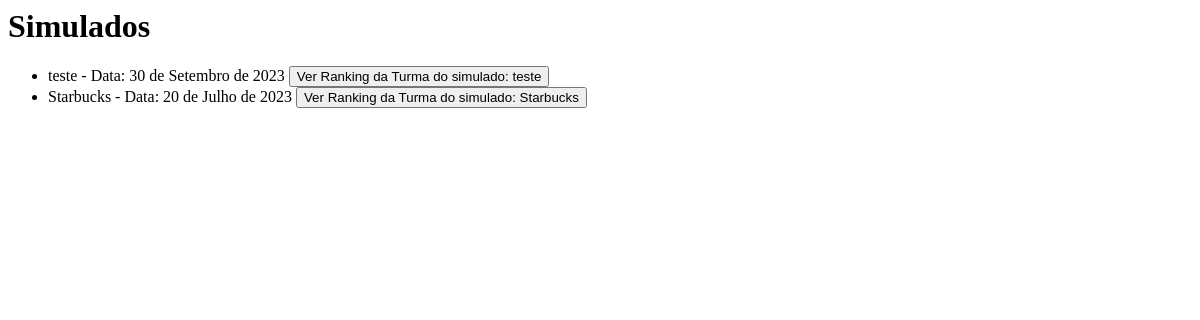
Page /cadastros/responsavel/ (signed in) on the earlier database version.
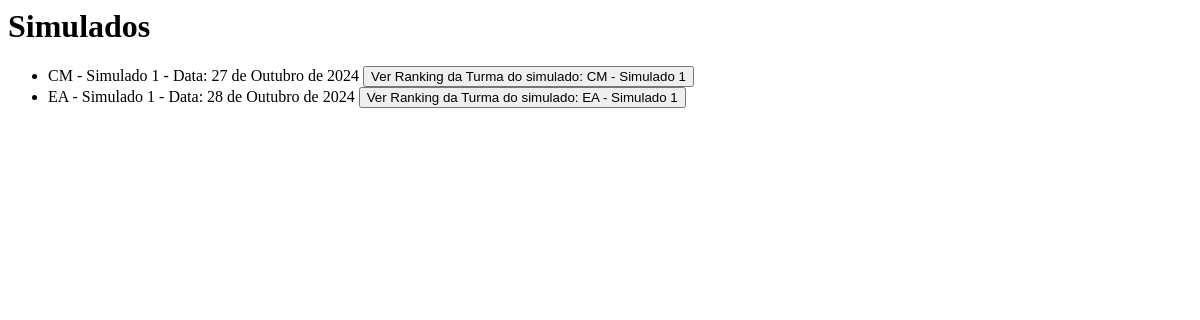
Same page on the later database version.
### cadastros/models.py (models this page shows, shortened)
class Simulado(models.Model):
    TIPOS_SIMULADO = [
        ('CM', 'Colégio Militar'),
        ('EA', 'Escola de Aplicação'),
    ]
    nome = models.CharField(max_length=100)
    tipo = models.CharField(max_length=2, choices=TIPOS_SIMULADO)
    data = models.DateField()

### cadastros/views.py (the view, shortened to what this page needs)
# urls.py: path('responsavel/', ResponsavelView.as_view(), name='responsavel'),
class ResponsavelView(LoginRequiredMixin, View):
    template_name = 'responsavel.html'
    def get(self, request):
        simulados = SimuladoMediator.listar_simulados()
        return render(request, self.template_name, {'simulados': simulados})

### cadastros/mediators.py (called while the page is built)
    @staticmethod
    def listar_simulados():
        return Simulado.objects.all()

### cadastros/templates/responsavel.html (shortened to what this page needs)
<html lang="pt-br">
<head>
</head>
<body>
    <h1>Simulados</h1>
    <ul>
        {% for simulado in simulados %}
            <li>
                {{ simulado.nome }} - Data: {{ simulado.data }}
                <a href="{% url 'ranking_turma' simulado.id %}">
                    <button>Ver Ranking da Turma do simulado: {{ simulado.nome }}</button>
                </a>
            </li>
        {% endfor %}
    </ul>
</body>
</html>

Differences in the rows shown:
removed Simulado: nome "teste", data "30 de Setembro de 2023"
removed Simulado: nome "Starbucks", data "20 de Julho de 2023"
added Simulado: nome "CM - Simulado 1", data "27 de Outubro de 2024"
added Simulado: nome "EA - Simulado 1", data "28 de Outubro de 2024"
